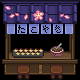

A 2D game scene composited from a Tiled map and its tileset images. What follows is a short description and the map's XML, with every tile layer's data as written:
An orthogonal 5x5 tile map with 16x16 px tiles, 4 tile layers (Back, Buildings, Front, AlwaysFront).

<map version="1.2" tiledversion="1.2.5" orientation="orthogonal" renderorder="right-down" width="5" height="5" tilewidth="16" tileheight="16" infinite="0" nextlayerid="17" nextobjectid="59">
 <tileset firstgid="1" name="spring_takoyaki" tilewidth="16" tileheight="16" tilecount="25" columns="5">
  <image source="spring_takoyaki.png" width="80" height="80" />
 </tileset>
 <layer id="12" name="Back" width="5" height="5">
  <data encoding="csv">
0,0,0,0,0,
0,0,0,0,0,
0,0,0,0,0,
0,0,0,0,0,
0,0,0,0,0
</data>
 </layer>
 <objectgroup id="2" name="Back" />
 <layer id="14" name="Buildings" width="5" height="5">
  <data encoding="csv">
0,0,0,0,0,
0,0,0,0,0,
0,0,0,0,0,
0,0,0,0,0,
21,22,23,24,25
</data>
 </layer>
 <objectgroup id="4" name="Buildings" />
 <layer id="15" name="Front" width="5" height="5">
  <data encoding="csv">
0,0,0,0,0,
0,0,0,0,0,
0,0,0,0,0,
16,17,18,19,20,
0,0,0,0,0
</data>
 </layer>
 <objectgroup id="6" name="Front" />
 <layer id="16" name="AlwaysFront" width="5" height="5">
  <data encoding="csv">
1,2,3,4,5,
6,7,8,9,10,
11,12,13,14,15,
0,0,0,0,0,
0,0,0,0,0
</data>
 </layer>
 <objectgroup id="11" name="AlwaysFront" />
</map>